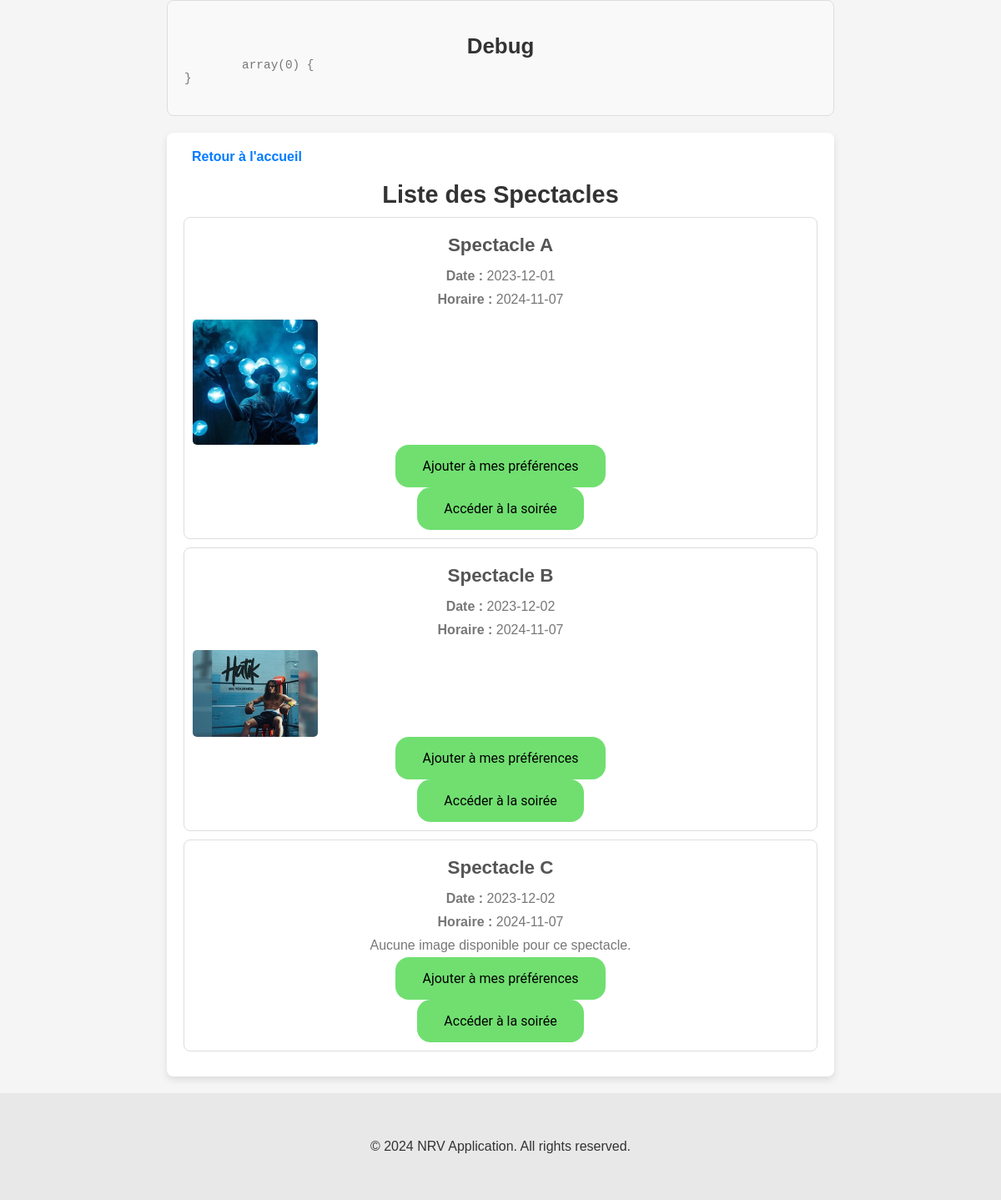
Before: /?action=spectacles&filter=all (lower part) with the older database file.
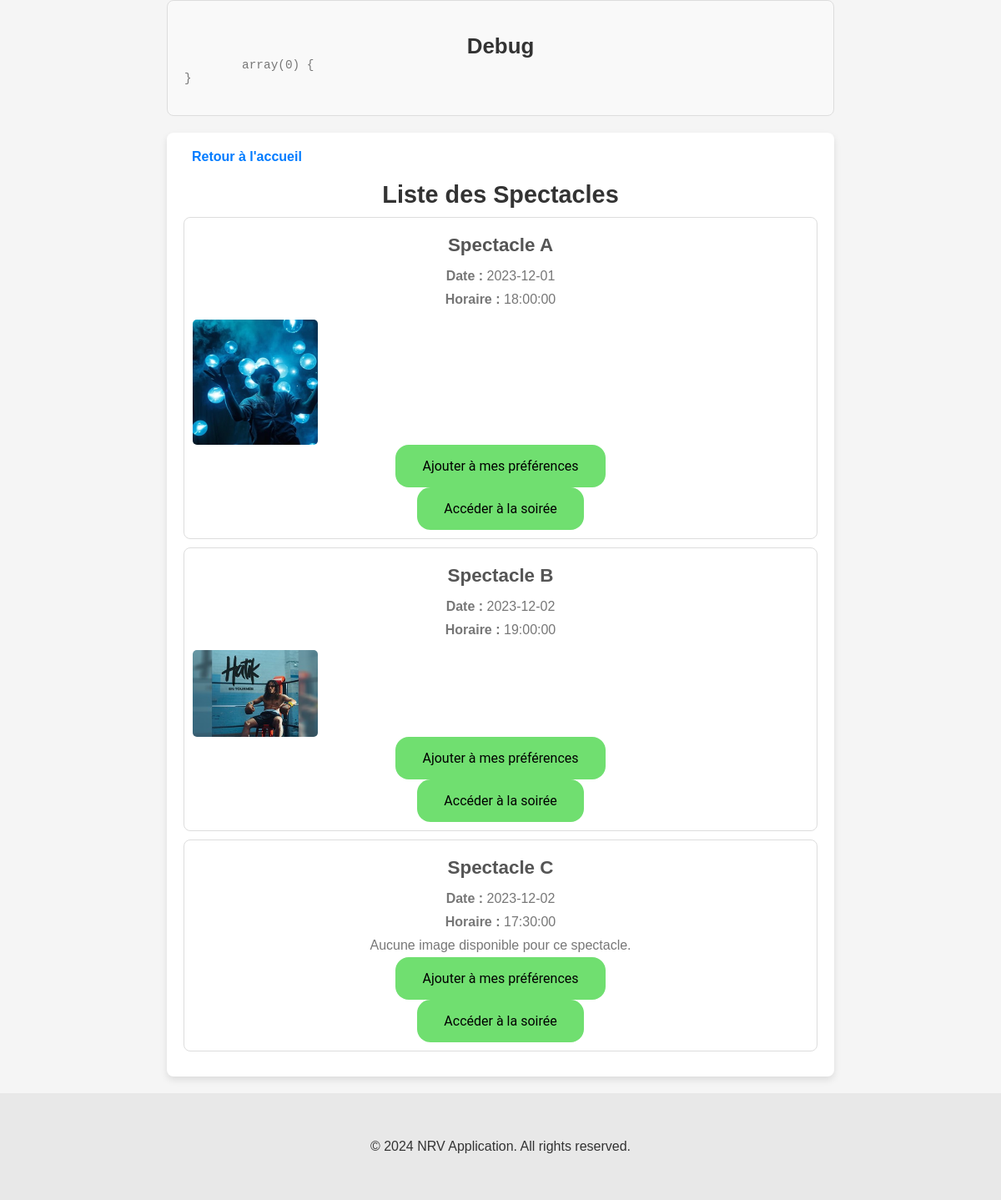
After: the same page with the newer database file.
### tables this page shows
CREATE TABLE spectacle
(
    spectacle_id            INT PRIMARY KEY AUTO_INCREMENT,
    spectacle_titre         VARCHAR(255) NOT NULL,
    spectacle_description   TEXT,
    spectacle_style_musique VARCHAR(255),
    spectacle_duree         TIME,
    spectacle_horaire       TIME,
    spectacle_soiree_id     INT          NOT NULL
);

CREATE TABLE soiree
(
    soiree_id            INT PRIMARY KEY AUTO_INCREMENT,
    soiree_nom           VARCHAR(255) NOT NULL,
    soiree_thematique    VARCHAR(255)   DEFAULT NULL,
    soiree_date          DATE         NOT NULL,
    soiree_horaire_debut TIME         NOT NULL,
    soiree_lieu_id       INT          NOT NULL,
    soiree_tarif         DECIMAL(10, 2) DEFAULT 0
);

CREATE TABLE image
(
    image_id           INT PRIMARY KEY AUTO_INCREMENT,
    image_url          VARCHAR(255) NOT NULL,
    image_spectacle_id INT DEFAULT NULL,
    image_soiree_id    INT DEFAULT NULL
);

### src/classes/Actions/ListSpectaclesAction.php (called while the page is built, shortened)
<?php
class ListSpectaclesAction extends Action{
    public function execute(): string
    {
        $repository = NRVRepository::getInstance();
        $spectacles = $repository->getAllSpectacles();
        return $this->renderPage($spectacles);
    }
    private function renderPage(array $spectacles): string
    {
        include ROOT_PATH . '/src/views/pages/home.php';
        include ROOT_PATH . '/src/views/pages/spectacles.php';
        include ROOT_PATH . '/src/views/layout.php';
        return ob_get_clean();
    }
}

### public/index.php (called while the page is built, shortened)
<?php
try {
    $dispatcher = new Dispatcher();
    $dispatcher->dispatch();
} catch (Exception $e) {
    http_response_code(500);
    error_log("Erreur du serveur : " . $e->getMessage());
    exit;
}

### src/classes/Database/NRVRepository.php (called while the page is built, shortened)
<?php
class NRVRepository
{
    private static ?PDO $database;
    private static ?NRVRepository $instance = null;
    private function __construct()
    {
        try {
            self::$database = new PDO($_ENV['DB_CONNECTION'] . ":host=" . $_ENV['DB_HOST'] . ";dbname=" . $_ENV['DB_DATABASE'], $_ENV['DB_USERNAME'], $_ENV['DB_PASSWORD'], [PDO::ATTR_ERRMODE => PDO::ERRMODE_EXCEPTION, PDO::MYSQL_ATTR_INIT_COMMAND => "SET NAMES utf8mb4"]);
        } catch (PDOException $e) {
            throw new Exception("Echec de la connexion à la base de données: " . $e->getMessage());
        }
    }
    public static function getInstance(): ?NRVRepository
    {
        if (is_null(self::$instance)) {
            self::$instance = new NRVRepository();
        }
        return self::$instance;
    }
    public function getAllSpectacles(): bool|array
    {
        $query = "SELECT
                        spectacle.*,
                        soiree.soiree_date AS spectacle_date,
                        spectacle.spectacle_horaire AS spectacle_horaire,
                        image.image_url AS image_spectacle_url,
                        soiree.soiree_id AS soiree_id
                FROM spectacle
                JOIN soiree ON spectacle.spectacle_soiree_id = soiree.soiree_id
                LEFT JOIN image ON spectacle.spectacle_id = image.image_spectacle_id
                ";
        $stmt = self::$database->prepare($query);
        $stmt->execute();
        return $stmt->fetchAll(PDO::FETCH_ASSOC);
    }
}

### src/views/pages/spectacles.php (the view, shortened to what this page needs)
<section id="featured-performances">
    <a href="?action=default">Retour à l'accueil</a>
    <h2>Liste des Spectacles</h2>
    <?php
    $favoritesIds = isset($_COOKIE['preferences']) ? json_decode($_COOKIE['preferences'], true) : [];
    ?>
    <?php if (!empty($spectacles) && is_array($spectacles)): ?>
        <?php foreach ($spectacles as $spectacle): ?>
            <article class="spectacle-card">
                <div class="spectacle-info">
                    <h3><?= htmlspecialchars($spectacle['spectacle_titre']) ?></h3>
                    <p><strong>Date :</strong> <?= htmlspecialchars($spectacle['spectacle_date']) ?></p>
                    <p><strong>Horaire :</strong> <?= htmlspecialchars($spectacle['spectacle_horaire']) ?></p>
                    <?php
                    if (!empty($spectacle['image_spectacle_url'])):
                        $image_url = "./images/spectacles/" . htmlspecialchars($spectacle['image_spectacle_url']); ?>
                        <img src="<?= $image_url ?>" alt="Image du spectacle <?= htmlspecialchars($spectacle['spectacle_titre']) ?>" class="spectacle-image">
                    <?php else: ?>
                        <p>Aucune image disponible pour ce spectacle.</p>
                    <?php endif; ?>
                    <?php if (!in_array($spectacle['spectacle_id'], $favoritesIds)): ?>
                        <form action="?action=addpref" method="POST">
                            <button type="submit">Ajouter à mes préférences</button>
                        </form>
                    <?php else: ?>
                        <p>Ce spectacle est déjà dans vos préférences.</p>
                    <?php endif; ?>
                    <form action="?action=soiree" method="GET">
                        <button type="submit">Accéder à la soirée</button>
                    </form>
                </div>
            </article>
        <?php endforeach; ?>
    <?php else: ?>
        <p class="no-spectacle">Aucun spectacle disponible.</p>
    <?php endif; ?>
</section>

Changed rows visible on the page:
changed spectacle "Spectacle A": spectacle_horaire "2024-11-07" → "18:00:00"
changed spectacle "Spectacle B": spectacle_horaire "2024-11-07" → "19:00:00"
changed spectacle "Spectacle C": spectacle_horaire "2024-11-07" → "17:30:00"
